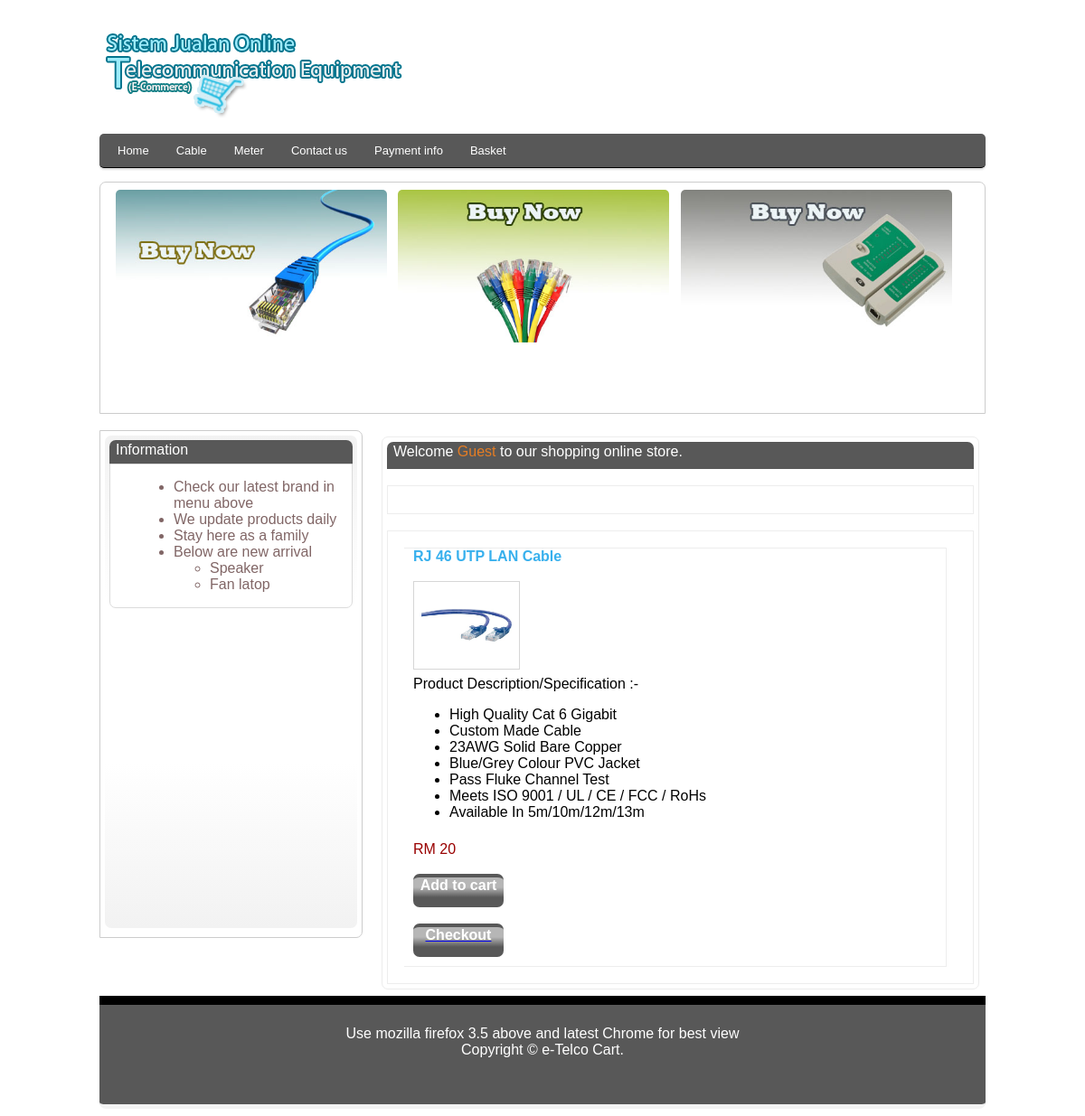
Page /u_product_list_view.php?product_id=26 on the committed database.
### tables this page shows
CREATE TABLE IF NOT EXISTS `product` (
  `product_id` int(8) NOT NULL AUTO_INCREMENT,
  `product_name` varchar(50) NOT NULL,
  `product_pic` varchar(200) NOT NULL,
  `product_price_unit` varchar(30) NOT NULL,
  `product_brand` varchar(30) NOT NULL,
  `product_category` varchar(30) NOT NULL,
  `product_description1` text NOT NULL,
  `product_description2` text NOT NULL,
  PRIMARY KEY (`product_id`)
);

### u_product_list_view.php (the view, shortened to what this page needs)
<?php
 $product_id =$_GET['product_id'];
?>
<!DOCTYPE html PUBLIC "-//W3C//DTD XHTML 1.0 Transitional//EN" "http://www.w3.org/TR/xhtml1/DTD/xhtml1-transitional.dtd">
<html xmlns="http://www.w3.org/1999/xhtml">
<head>
<link href="styles.css" type="text/css" rel="stylesheet" />
</head>
<body>
<center>
<div id="kandungan_besar">
	<div id="banner">
      <?php include("banner.php");?>
    </div>
    <div id="menu">
      <?php include("menu_user.php");?>
    </div>
    <div id="bawah_banner">
        <?php include("3pic.php");?>
    </div>
    <br />
    <div id="kiri">
      <div id="dalam_kiri">
          <?php include("information.php");?>
      </div>
    </div>
    <div class="kanan3 clearfix">
   <div class="h2_background">Welcome <?php if(@$_SESSION['user_name']==""){ echo "<font color='#E47D25'>Guest</font> to our shopping online store.";}else{
	   echo "<font color='#E47D25'>".@$_SESSION['user_name']."</font> to our shopping online store. <a href='logout_user.php'>Logout</a>";}?>  </div>
       <center>
       <br />
       <div class="content">
       </div></center>
       <br />
      <div class="content">
       <form>
       <?php
	   $hh = mysql_query("select *from product where product_id='$product_id'");
	   $get_hh = mysql_fetch_array($hh);
	   ?>
       		<table width="600" border="0" cellspacing="3" cellpadding="2" style="border:1px solid #EDEDED;border-left:none;padding:5px 5px 5px 5px;margin:3px;">
  <tr>
    <td width="120"><div style="margin-top:-10px;text-align:left"><font color="#38B0ED"><b><?php echo $get_hh['product_name'];?>
    </b></font></div><br /><img src="images_pc/<?php echo $get_hh['product_pic'];?>" height="80" width="100" style="padding:8px 8px 8px 8px;border:1px solid #D6D6D6;"/></td>
   </tr>
   <tr>
    <td align="left">
    				<div>
                    <div>Product Description/Specification :-
              <ul>
                <?php
                $desc = explode( ';', $get_hh['product_description1'] );
                foreach ( $desc as $key => $value ) {
                  if ( $value != '' )
                    echo '<li>'.$value.'</li>';
                }
                ?>
              </ul>
            </div>
                    </div>
    </td>
    </tr>
    <tr>
    <td width="100" > <font color="#990000">RM <?php echo $get_hh['product_price_unit'];?></font><br /><br /><div class="input_button" align="center" style="width:100px">Add to cart</div><br /><a href="u_view_cart.php?customer_id=<?php echo @$_SESSION['customer_id'];?>&product_id=<?php echo $product_id;?>"><div class="input_button_check" align="center" style="width:100px">Checkout</div></a></td>
  </tr>
</table>
       </form>
      </div>
    </div>
    <div id="footer">
    <?php include("footer.php");?>
    </div>
</div>
</center>
</body>
</html>

### styles.css (style rules this page uses)
body { background:#fff; font-family:Candara, Geneva, sans-serif }
#kandungan_besar { width:980px; height:auto; background:#fff; border:0px solid #CCC; -moz-border-radius:7px; -webkit-border-radius:7px; }
#banner { -moz-border-radius-topleft:7px; -moz-border-radius-topright:7px; -webkit-border-top-right-radius: 7px; -webkit-border-top-left-radius: 7px; color:#FFF; font-size:24px; padding-top:5px; }
#bawah_banner { background:-moz-linear-gradient(#FDFDFD,#FDFDFD,#FDFDFD,#ECECEC); height:250px; border:1px solid #CCC; -moz-border-radius-topleft:7px; -moz-border-radius-topright:7px; -webkit-border-top-right-radius: 7px; -webkit-border-top-left-radius: 7px; color:#FFF; font-size:24px; padding-top:5px; }
#kiri { float:left; width:279px; border:1px solid #CCC; -moz-border-radius-topright:7px; -moz-border-radius-bottomright:7px; -webkit-border-top-right-radius: 7px; -webkit-border-bottom-right-radius: 7px; height:550px; padding:5px 5px 5px 5px; text-align:left; }
#dalam_kiri { -moz-border-radius:7px; -webkit-border-radius:7px; padding:5px 5px 5px 5px; height:535px; background:-moz-linear-gradient(#F2F2F2,#FFF,#FFF,#F2F2F2); background:-webkit-linear-gradient(#F2F2F2,#FFF,#FFF,#F2F2F2); color:#816666; }
.h2_background { -moz-border-radius:7px 7px 7px 7px; -webkit-border-top-right-radius: 7px; -webkit-border-top-left-radius: 7px; color:#ffffff; background:#585858; background-position:top; height:28px; padding-left:7px; padding-top:2px; }
.kanan3 { -moz-border-radius:7px; -webkit-border-radius:7px; margin:7px; float:right; width:649px; border:1px solid #ECECEC; padding:5px 5px 5px 5px; text-align:left; }
.clearfix:after { content: "."; display: block; height: 0; clear: both; visibility: hidden; }
#footer { clear:both; background:#585858; height:100px; -moz-border-radius-bottomleft:7px; -moz-border-radius-bottomright:7px; -webkit-border-bottom-right-radius: 7px; -webkit-border-bottom-left-radius: 7px; border-top:10px solid #000; border-bottom:5px solid #F3F3F3; color:#fff; width:auto; padding:5px; }
.input_button { background:-moz-linear-gradient(#B6B6B6,#B6B6B6,#585858,#585858); background:-webkit-linear-gradient(#B6B6B6,#B6B6B6,#585858,#585858); -moz-border-radius:7px; -webkit-border-radius:7px; color:#FFF; border-top:4px solid #585858; width:auto; height:33px; font-weight:bolder; cursor:pointer; }
.input_button_check { background:-moz-linear-gradient(#B6B6B6,#B6B6B6,#585858,#585858); background:-webkit-linear-gradient(#B6B6B6,#B6B6B6,#585858,#585858); -moz-border-radius:7px; -webkit-border-radius:7px; color:#FFF; border-top:4px solid #585858; width:auto; height:33px; font-weight:bolder; cursor:pointer; }
#menu { background: #585858; border-bottom: 1px solid #000000; height: 37px; margin-bottom: 15px; -webkit-border-radius: 5px 5px 5px 5px; -moz-border-radius: 5px 5px 5px 5px; -khtml-border-radius: 5px 5px 5px 5px; border-radius: 5px 5px 5px 5px; -webkit-box-shadow: 0px 2px 2px #DDDDDD; -moz-box-shadow: 0px 2px 2px #DDDDDD; box-shadow: 0px 2px 2px #DDDDDD; padding: 0px 5px; }
.content { border:1px solid #EDEDED; padding:15px 15px 15px 15px; }
form { padding: 0; margin: 0; display: inline; width:500px; }

### rows in the picture
product: product_name "RJ 46 UTP LAN Cable", product_pic (picture), product_description1 "High Quality Cat 6 Gigabit", product_description1 "Custom Made Cable", product_description1 "23AWG Solid Bare Copper", product_description1 "Blue/Grey Colour PVC Jacket", product_description1 "Pass Fluke Channel Test", product_description1 "Meets ISO 9001 / UL / CE / FCC / RoHs", product_description1 "Available In 5m/10m/12m/13m", product_price_unit "20"
